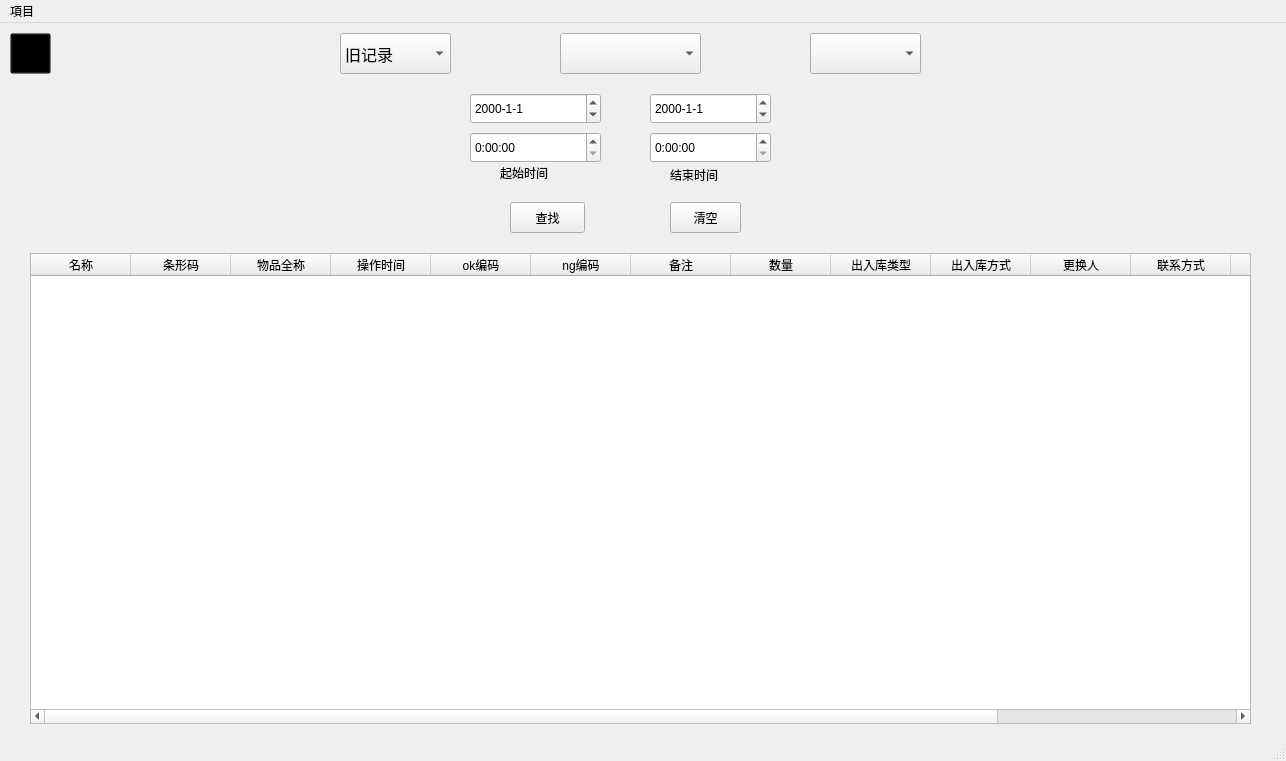
<?xml version="1.0" encoding="UTF-8"?>
<ui version="4.0">
 <class>MainWindow</class>
 <widget class="QMainWindow" name="MainWindow">
  <property name="geometry">
   <rect>
    <x>0</x>
    <y>0</y>
    <width>1286</width>
    <height>761</height>
   </rect>
  </property>
  <property name="windowTitle">
   <string>MainWindow</string>
  </property>
  <widget class="QWidget" name="centralwidget">
   <widget class="QLabel" name="label_2">
    <property name="geometry">
     <rect>
      <x>670</x>
      <y>139</y>
      <width>61</width>
      <height>26</height>
     </rect>
    </property>
    <property name="text">
     <string>结束时间</string>
    </property>
   </widget>
   <widget class="QTimeEdit" name="tim_start">
    <property name="geometry">
     <rect>
      <x>470</x>
      <y>109</y>
      <width>131</width>
      <height>31</height>
     </rect>
    </property>
    <property name="displayFormat">
     <string>H:mm:ss</string>
    </property>
   </widget>
   <widget class="QPushButton" name="but_clear">
    <property name="geometry">
     <rect>
      <x>670</x>
      <y>179</y>
      <width>71</width>
      <height>31</height>
     </rect>
    </property>
    <property name="text">
     <string>清空</string>
    </property>
   </widget>
   <widget class="QPushButton" name="but_return">
    <property name="geometry">
     <rect>
      <x>10</x>
      <y>10</y>
      <width>41</width>
      <height>41</height>
     </rect>
    </property>
    <property name="styleSheet">
     <string notr="true">*{background:#00000000;}</string>
    </property>
    <property name="text">
     <string/>
    </property>
    <property name="icon">
     <iconset resource="wire_images.qrc">
      <normaloff>:/images/retutn.ico</normaloff>:/images/retutn.ico</iconset>
    </property>
    <property name="iconSize">
     <size>
      <width>30</width>
      <height>30</height>
     </size>
    </property>
   </widget>
   <widget class="QPushButton" name="pushButton">
    <property name="geometry">
     <rect>
      <x>510</x>
      <y>179</y>
      <width>75</width>
      <height>31</height>
     </rect>
    </property>
    <property name="text">
     <string>查找</string>
    </property>
   </widget>
   <widget class="QDateEdit" name="dat_finally">
    <property name="geometry">
     <rect>
      <x>650</x>
      <y>70</y>
      <width>121</width>
      <height>31</height>
     </rect>
    </property>
    <property name="displayFormat">
     <string>yyyy-M-d</string>
    </property>
   </widget>
   <widget class="QTableWidget" name="tableWidget">
    <property name="geometry">
     <rect>
      <x>30</x>
      <y>230</y>
      <width>1221</width>
      <height>471</height>
     </rect>
    </property>
    <property name="layoutDirection">
     <enum>Qt::LeftToRight</enum>
    </property>
    <column>
     <property name="text">
      <string>名称</string>
     </property>
    </column>
    <column>
     <property name="text">
      <string>条形码</string>
     </property>
    </column>
    <column>
     <property name="text">
      <string>物品全称</string>
     </property>
    </column>
    <column>
     <property name="text">
      <string>操作时间</string>
     </property>
    </column>
    <column>
     <property name="text">
      <string>ok编码</string>
     </property>
    </column>
    <column>
     <property name="text">
      <string>ng编码</string>
     </property>
    </column>
    <column>
     <property name="text">
      <string>备注</string>
     </property>
    </column>
    <column>
     <property name="text">
      <string>数量</string>
     </property>
    </column>
    <column>
     <property name="text">
      <string>出入库类型</string>
     </property>
    </column>
    <column>
     <property name="text">
      <string>出入库方式</string>
     </property>
    </column>
    <column>
     <property name="text">
      <string>更换人</string>
     </property>
    </column>
    <column>
     <property name="text">
      <string>联系方式</string>
     </property>
    </column>
    <column>
     <property name="text">
      <string>领用课别</string>
     </property>
    </column>
    <column>
     <property name="text">
      <string>所用站点</string>
     </property>
    </column>
    <column>
     <property name="text">
      <string>ENG人员</string>
     </property>
    </column>
   </widget>
   <widget class="QComboBox" name="History_chioce">
    <property name="geometry">
     <rect>
      <x>340</x>
      <y>10</y>
      <width>111</width>
      <height>41</height>
     </rect>
    </property>
    <property name="font">
     <font>
      <pointsize>12</pointsize>
     </font>
    </property>
    <item>
     <property name="text">
      <string>旧记录</string>
     </property>
    </item>
    <item>
     <property name="text">
      <string>新记录</string>
     </property>
    </item>
   </widget>
   <widget class="QLabel" name="label">
    <property name="geometry">
     <rect>
      <x>500</x>
      <y>139</y>
      <width>61</width>
      <height>21</height>
     </rect>
    </property>
    <property name="text">
     <string>起始时间</string>
    </property>
   </widget>
   <widget class="QTimeEdit" name="tim_finally">
    <property name="geometry">
     <rect>
      <x>650</x>
      <y>109</y>
      <width>121</width>
      <height>31</height>
     </rect>
    </property>
    <property name="displayFormat">
     <string>H:mm:ss</string>
    </property>
   </widget>
   <widget class="QComboBox" name="com_class">
    <property name="geometry">
     <rect>
      <x>560</x>
      <y>10</y>
      <width>141</width>
      <height>41</height>
     </rect>
    </property>
    <property name="font">
     <font>
      <pointsize>11</pointsize>
     </font>
    </property>
    <property name="toolTip">
     <string/>
    </property>
    <property name="whatsThis">
     <string/>
    </property>
    <item>
     <property name="text">
      <string/>
     </property>
    </item>
    <item>
     <property name="text">
      <string>全选</string>
     </property>
    </item>
    <item>
     <property name="text">
      <string>清除</string>
     </property>
    </item>
    <item>
     <property name="text">
      <string>NG品更換</string>
     </property>
    </item>
    <item>
     <property name="text">
      <string>OK退料</string>
     </property>
    </item>
    <item>
     <property name="text">
      <string>NG退料</string>
     </property>
    </item>
    <item>
     <property name="text">
      <string>新品入庫</string>
     </property>
    </item>
    <item>
     <property name="text">
      <string>維修入庫（OK）</string>
     </property>
    </item>
    <item>
     <property name="text">
      <string>加量需求</string>
     </property>
    </item>
    <item>
     <property name="text">
      <string>外部借出</string>
     </property>
    </item>
    <item>
     <property name="text">
      <string>NG出庫</string>
     </property>
    </item>
    <item>
     <property name="text">
      <string>報廢出庫</string>
     </property>
    </item>
    <item>
     <property name="text">
      <string>借用记录</string>
     </property>
    </item>
    <item>
     <property name="text">
      <string>盤點記錄</string>
     </property>
    </item>
   </widget>
   <widget class="QDateEdit" name="dat_start">
    <property name="geometry">
     <rect>
      <x>470</x>
      <y>70</y>
      <width>131</width>
      <height>31</height>
     </rect>
    </property>
    <property name="displayFormat">
     <string>yyyy-M-d</string>
    </property>
   </widget>
   <widget class="QComboBox" name="com_lines">
    <property name="geometry">
     <rect>
      <x>810</x>
      <y>10</y>
      <width>111</width>
      <height>41</height>
     </rect>
    </property>
    <property name="font">
     <font>
      <pointsize>11</pointsize>
     </font>
    </property>
    <property name="editable">
     <bool>false</bool>
    </property>
    <property name="maxVisibleItems">
     <number>25</number>
    </property>
    <item>
     <property name="text">
      <string/>
     </property>
    </item>
    <item>
     <property name="text">
      <string>全选</string>
     </property>
    </item>
    <item>
     <property name="text">
      <string>清除</string>
     </property>
    </item>
   </widget>
  </widget>
  <widget class="QMenuBar" name="menubar">
   <property name="geometry">
    <rect>
     <x>0</x>
     <y>0</y>
     <width>1286</width>
     <height>21</height>
    </rect>
   </property>
   <widget class="QMenu" name="menu">
    <property name="title">
     <string>項目</string>
    </property>
    <addaction name="action_lend"/>
   </widget>
   <addaction name="menu"/>
  </widget>
  <widget class="QStatusBar" name="statusbar"/>
  <action name="action_to_lend">
   <property name="text">
    <string>導入數據</string>
   </property>
  </action>
  <action name="action_lend">
   <property name="text">
    <string>導出數據</string>
   </property>
  </action>
 </widget>
 <resources>
  <include location="wire_images.qrc"/>
 </resources>
 <connections>
  <connection>
   <sender>pushButton</sender>
   <signal>clicked()</signal>
   <receiver>MainWindow</receiver>
   <slot>seek()</slot>
   <hints>
    <hint type="sourcelabel">
     <x>542</x>
     <y>217</y>
    </hint>
    <hint type="destinationlabel">
     <x>305</x>
     <y>144</y>
    </hint>
   </hints>
  </connection>
  <connection>
   <sender>but_return</sender>
   <signal>clicked()</signal>
   <receiver>MainWindow</receiver>
   <slot>return_mainwindow()</slot>
   <hints>
    <hint type="sourcelabel">
     <x>38</x>
     <y>57</y>
    </hint>
    <hint type="destinationlabel">
     <x>110</x>
     <y>55</y>
    </hint>
   </hints>
  </connection>
  <connection>
   <sender>but_clear</sender>
   <signal>clicked()</signal>
   <receiver>MainWindow</receiver>
   <slot>clear()</slot>
   <hints>
    <hint type="sourcelabel">
     <x>717</x>
     <y>217</y>
    </hint>
    <hint type="destinationlabel">
     <x>795</x>
     <y>152</y>
    </hint>
   </hints>
  </connection>
  <connection>
   <sender>com_lines</sender>
   <signal>activated(int)</signal>
   <receiver>MainWindow</receiver>
   <slot>Get_Line_Index()</slot>
   <hints>
    <hint type="sourcelabel">
     <x>860</x>
     <y>51</y>
    </hint>
    <hint type="destinationlabel">
     <x>960</x>
     <y>131</y>
    </hint>
   </hints>
  </connection>
  <connection>
   <sender>com_class</sender>
   <signal>activated(int)</signal>
   <receiver>MainWindow</receiver>
   <slot>Get_Line_Index()</slot>
   <hints>
    <hint type="sourcelabel">
     <x>638</x>
     <y>62</y>
    </hint>
    <hint type="destinationlabel">
     <x>900</x>
     <y>97</y>
    </hint>
   </hints>
  </connection>
 </connections>
 <slots>
  <slot>seek()</slot>
  <slot>create()</slot>
  <slot>return_mainwindow()</slot>
  <slot>clear()</slot>
  <slot>Get_Line_Index()</slot>
 </slots>
</ui>
